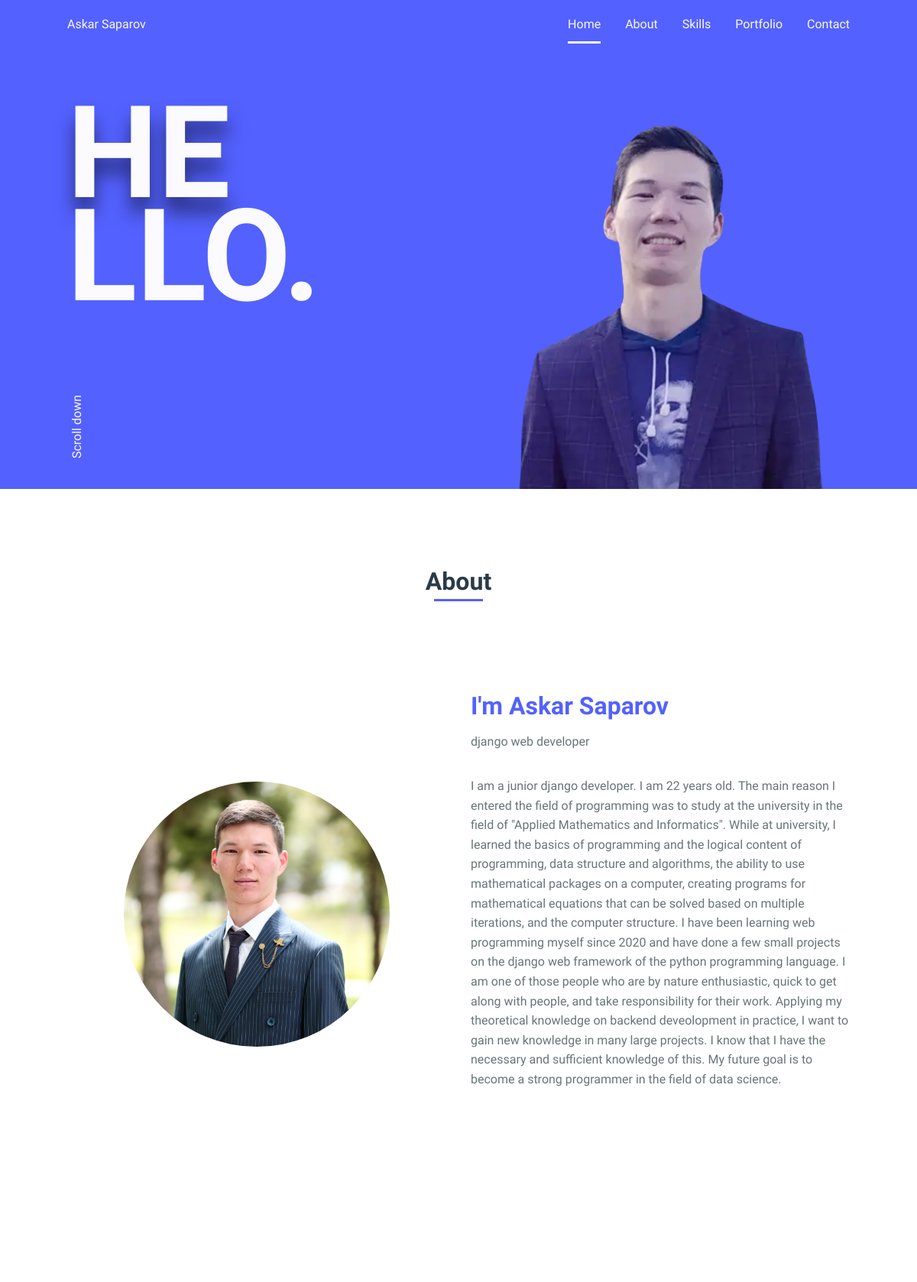
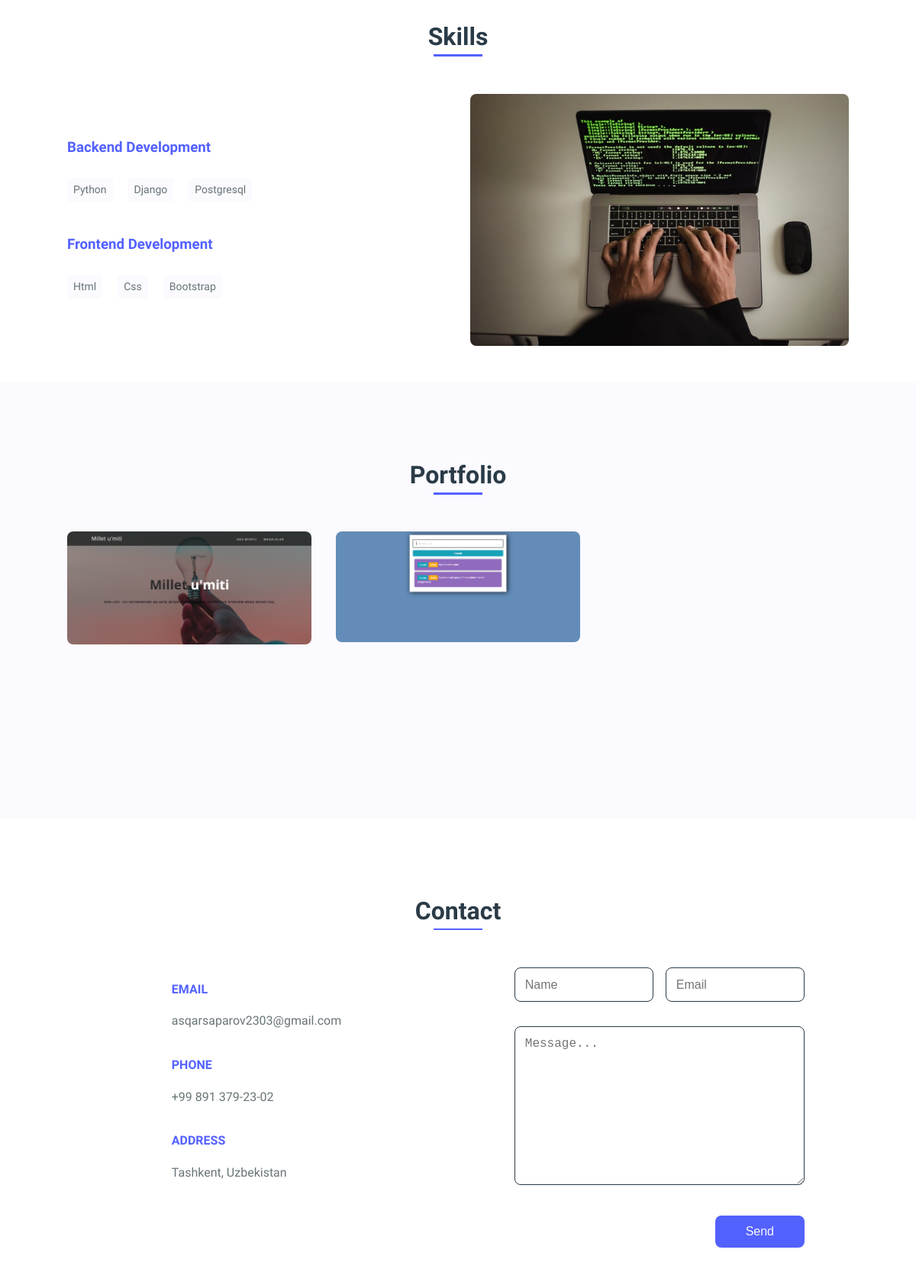
The page / (upper part) on the database its author committed (2 pictures, top to bottom).
### askar/models.py (models this page shows, shortened)
class Home(models.Model):
    name = models.CharField(max_length=20)
    greetings_1 = models.CharField(max_length=5)
    greetings_2 = models.CharField(max_length=5)
    picture = models.ImageField(upload_to='picture')
    updated = models.DateTimeField(auto_now=True)

class About(models.Model):
    heading = models.CharField(max_length=50)
    career = models.CharField(max_length=20)
    descriptions = models.TextField(blank=False)
    profile_img = models.ImageField(upload_to='profile/')
    updated = models.DateTimeField(auto_now=True)

class Category(models.Model):
    name = models.CharField(max_length=20)
    updated = models.DateTimeField(auto_now=True)
    class Meta:
        verbose_name = 'Skill'
        verbose_name_plural = 'Skills'
    def __str__(self):
        return self.name

class Skills(models.Model):
    category = models.ForeignKey(Category, on_delete=models.CASCADE)
    skill_name = models.CharField(max_length=20)
    def __str__(self):
        return self.skill_name

class Portfolio(models.Model):
    image = models.ImageField(upload_to='config/')
    link = models.URLField(max_length=200)

### askar/views.py (the view)
# urls.py: path('', index, name='home'),
def index(request):
    home = Home.objects.latest('updated')
    about = About.objects.latest('updated')
    profiles = Profile.objects.filter(about=about)
    categories = Category.objects.all()
    portfolios = Portfolio.objects.all()
    if request.method == "POST":
        contact = Cantact()
        contact.name = request.POST.get('name')
        contact.email = request.POST.get('email')
        contact.message = request.POST.get('message')
        contact.save()
    context = {
        'home': home,
        'about': about,
        'profiles': profiles,
        'categories': categories,
        'portfolios': portfolios,
    }
    return render(request, 'index.html', context)

### templates/index.html (shortened to what this page needs)
{% load static %}
<!DOCTYPE html>
    <html lang="en">
    <head>
        <link rel="stylesheet" href="{% static 'assets/css/style.css' %}">
        <link href='https://cdn.jsdelivr.net/npm/boxicons@2.0.5/css/boxicons.min.css' rel='stylesheet'>
    </head>
    <body>
        <header class="l-header">
            <nav class="nav bd-grid">
                <div>
                    <a href="#" class="nav__logo">{{ home.name }}</a>
                </div>
                <div class="nav__menu" id="nav-menu">
                    <ul class="nav__list">
                        <li class="nav__item"><a href="#home" class="nav__link active">Home</a></li>
                        <li class="nav__item"><a href="#about" class="nav__link">About</a></li>
                        <li class="nav__item"><a href="#skills" class="nav__link">Skills</a></li>
                        <li class="nav__item"><a href="#portfolio" class="nav__link">Portfolio</a></li>
                        <li class="nav__item"><a href="#contact" class="nav__link">Contact</a></li>
                    </ul>
                </div>
            </nav>
        </header>
        <main class="l-main">
            <section class="home" id="home">
                <div class="home__container bd-grid">
                    <h1 class="home__title"><span>{{ home.greetings_1 }}</span><br>{{ home.greetings_2 }}</h1>
                    <div class="home__scroll">
                        <a href="#about" class="home__scroll-link">Scroll down</a>
                    </div>
                    <img src="{{ home.picture.url }}" alt="" class="home__img">
                </div>
            </section>
            <section class="about section" id="about">
                <h2 class="section-title">About</h2>
                <div class="about__container bd-grid">
                        <img src="{{ about.profile_img.url }}" width="70%" style="border-radius: 50%;" alt="">
                    <div>
                        <h2 class="about__subtitle">{{ about.heading }}</h2>
                        <span class="about__profession">{{ about.career }}</span>
                        <p class="about__text">{{ about.descriptions }}</p>
                        <div class="about__social">
                        </div>
                    </div>
                </div>
            </section>
            <section class="skills section" id="skills">
                <h2 class="section-title">Skills</h2>
                <div class="skills__container bd-grid">
                    <div class="skills__box">
                        {% for category in categories %}
                        <h3 class="skills__subtitle">{{ category }}</h3>
                            {% for skills in category.skills_set.all %}
                               <span class="skills__name">{{ skills }}</span>
                            {% endfor %}
                        {% endfor %}
                    </div>
                    <div class="skills__img">
                        <img src="{% static 'assets/img/pexels-sora-shimazaki-5926382.jpg' %}" alt="">
                    </div>
                </div>
            </section>
            <section class="portfolio section" id="portfolio">
                <h2 class="section-title">Portfolio</h2>
                <div class="portfolio__container bd-grid">
                    {% for portfolio in portfolios %}
                    <div class="portfolio__img">
                        <img src="{{ portfolio.image.url }}" alt="">
                    </div>
                    {% endfor %}
                </div>
            </section>
            <section class="contact section" id="contact">
                <h2 class="section-title">Contact</h2>
                <div class="contact__container bd-grid">
                    <div class="contact__info">
                        <h3 class="contact__subtitle">EMAIL</h3>
                        <span class="contact__text">asqarsaparov2303@gmail.com</span>
                        <h3 class="contact__subtitle">PHONE</h3>
                        <span class="contact__text">+99 891 379-23-02</span>
                        <h3 class="contact__subtitle">ADDRESS</h3>
                        <span class="contact__text">Tashkent, Uzbekistan</span>
                    </div>
                    <form action="" method="post" class="contact__form">
                        <div class="contact__inputs">
                            <input type="text" placeholder="Name" name="name" class="contact__input">
                            <input type="email" placeholder="Email" name="email" class="contact__input">
                        </div>
                        <textarea placeholder="Message..." name="message" id="" cols="0" rows="10" class="contact__input"></textarea>
                        <input type="submit" value="Send" class="contact__button">
                    </form>
                </div>
            </section>
        </main>
    </body>
</html>

### rows shown on the page
Home: name "Askar Saparov", greetings_1 "HE", greetings_2 "LLO.", picture (picture)
About: profile_img (picture), heading "I'm Askar Saparov", career "django web developer", descriptions "I am a junior django developer. I am 22 years old. The main reason I entered the field of programming was to study at the university in the field of \"Applied Mathematics and Informatics\". While at university, I learned the basics of programming and the logical content of programming, data structure and algorithms, the ability to use mathematical packages on a computer, creating programs for mathematical equations that can be solved based on multiple iterations, and the computer structure. I have been learning web programming myself since 2020 and have done a few small projects on the django web framework of the python programming language. I am one of those people who are by nature…"
Category: name "Backend Development"
Skills: skill_name "Python"
Skills: skill_name "Django"
Skills: skill_name "Postgresql"
Category: name "Frontend Development"
Skills: skill_name "Html"
Skills: skill_name "Css"
Skills: skill_name "Bootstrap"
Portfolio: image (picture)
Portfolio: image (picture)
